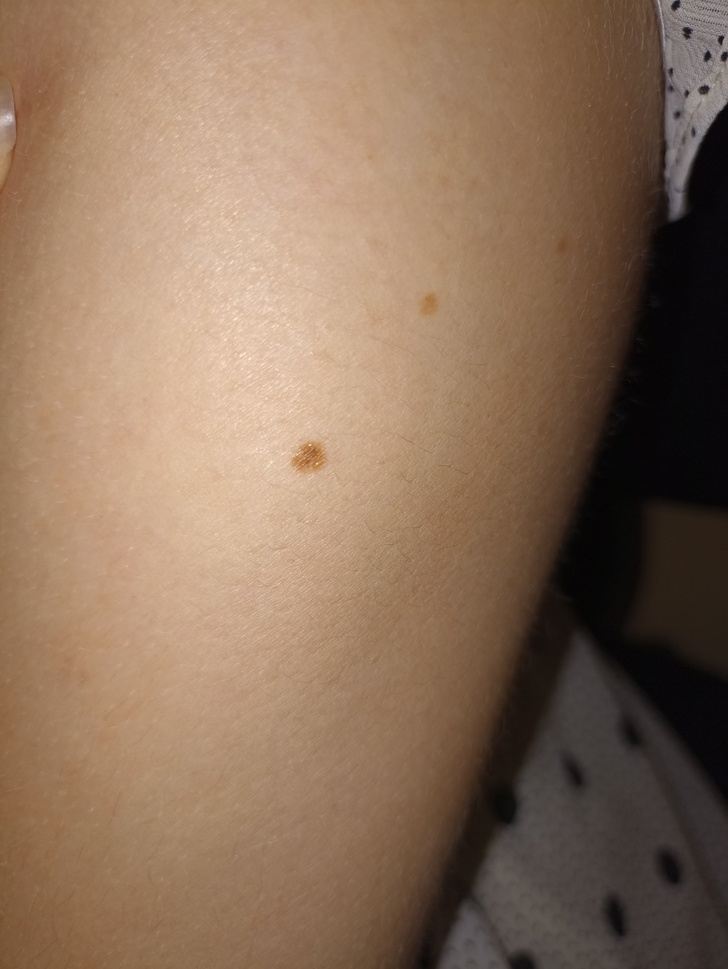
#> input picture hey.jpg, 728 x 969 px, shrunk from 3472 x 4624 before the run
$ jupyter execute --allow-errors traitement_image.ipynb   (shell and % lines are left out)
#> lines starting #> are read from the running program, lines starting #| are printed output that depends on the picture; after the words box and inside, x2 and y2 are one past the last pixel; in counts of white or black regions, pixels touching at a corner belong together
[cell 1]
import numpy as np
import matplotlib.pyplot as plt
from skimage import measure
from skimage.io import imread
from skimage.color import rgb2gray

# Load the image from your database
image = imread('hey.jpg')
#> image is the input picture: shape (969, 728, 3); mean R, G, B 139, 112.2, 90.6


image = rgb2gray(image)
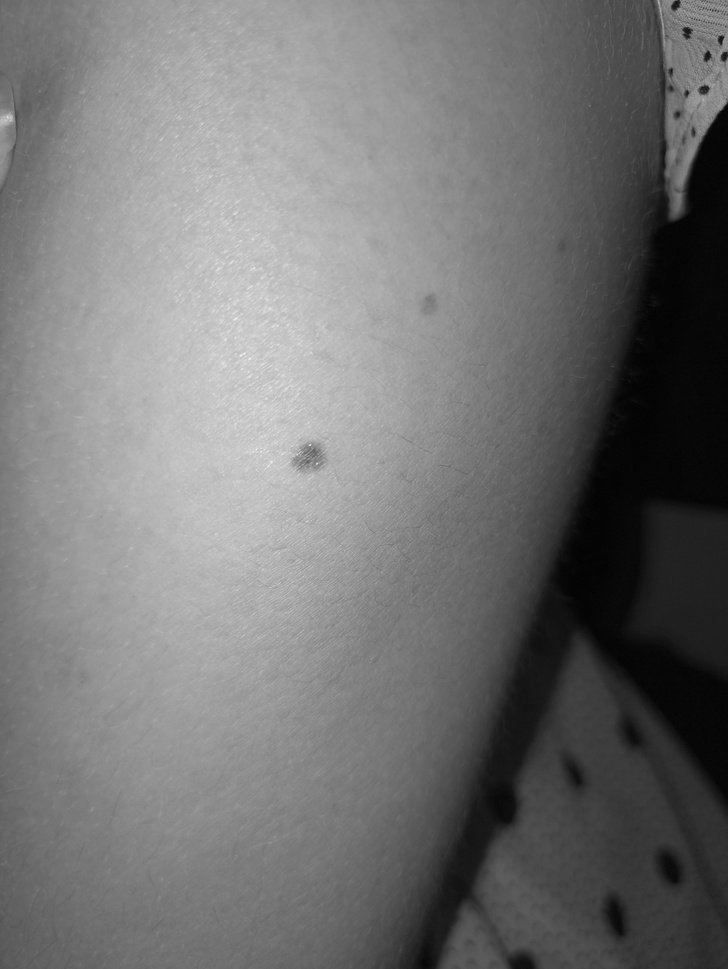
#> image: shape (969, 728) float64; min 0.00644, max 0.962, mean 0.456
contours = measure.find_contours(image, 0.8)
#> contours = 1092 point arrays, longest 165 points

# Display the image and plot all contours found
fig, ax = plt.subplots()
ax.imshow(image, cmap=plt.cm.gray)

for contour in contours:
    ax.plot(contour[:, 1], contour[:, 0], linewidth=2)

ax.axis('image')
ax.set_xticks([])
ax.set_yticks([])
plt.show()

[cell 2]
import matplotlib.pyplot as plt
from skimage import data
from skimage.filters import threshold_otsu

image = imread('premier.jpg')
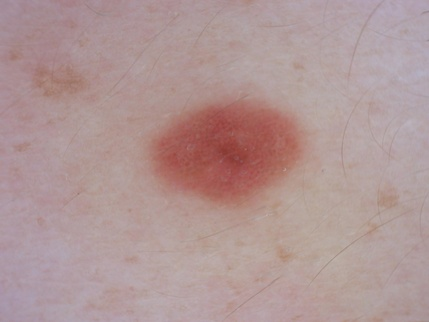
#> input picture premier.jpg, 429 x 322 px, shrunk from 2048 x 1536 before the run
#> image is the input picture: shape (322, 429, 3); mean R, G, B 175.9, 150.2, 149.5
image = rgb2gray(image)
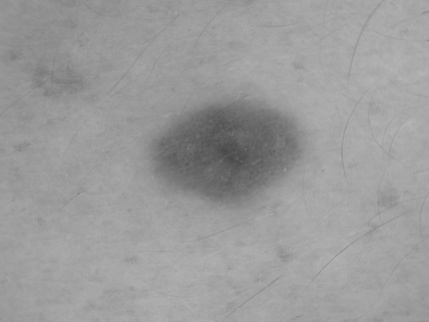
#> image: shape (322, 429) float64; min 0.287, max 0.716, mean 0.61
thresh = threshold_otsu(image)
#> thresh = 0.529
binary = image > thresh
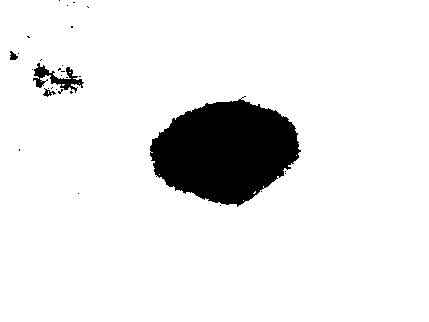
#> binary: shape (322, 429) bool; 91.3% white; 30 black regions (26 under 20 px), largest, box (x1, y1, x2, y2) and area: (150, 96, 301, 207) 11378, (33, 63, 84, 93) 539, (43, 88, 56, 97) 48, (10, 51, 18, 60) 47

fig, axes = plt.subplots(ncols=3, figsize=(8, 2.5))
ax = axes.ravel()
ax[0] = plt.subplot(1, 3, 1)
ax[1] = plt.subplot(1, 3, 2)
ax[2] = plt.subplot(1, 3, 3, sharex=ax[0], sharey=ax[0])

ax[0].imshow(image, cmap=plt.cm.gray)
ax[0].set_title('Original')
ax[0].axis('off')

ax[1].hist(image.ravel(), bins=256)
ax[1].set_title('Histogram')
ax[1].axvline(thresh, color='r')

ax[2].imshow(binary, cmap=plt.cm.gray)
ax[2].set_title('Thresholded')
ax[2].axis('off')

plt.show()
#> figure, not shown here; panel 2: tallest bar 3174 high, from x = 0.644 to 0.646

[cell 3]
import matplotlib.pyplot as plt
import matplotlib.patches as mpatches

from skimage import data
from skimage.filters import threshold_otsu
from skimage.segmentation import clear_border
from skimage.measure import label, regionprops
from skimage.morphology import closing, square
from skimage.color import label2rgb


# apply threshold
thresh = threshold_otsu(image)
bw = closing(image > thresh, square(3))
#> bw: shape (322, 429) bool; 91.5% white; 8 black regions (3 under 20 px), largest, box (x1, y1, x2, y2) and area: (150, 100, 299, 205) 11296, (51, 75, 82, 90) 197, (35, 67, 49, 78) 119, (36, 79, 43, 87) 47, (10, 53, 17, 60) 39

# remove artifacts connected to image border
cleared = clear_border(bw)
#> cleared: shape (322, 429) bool; every value is 0

# label image regions
label_image = label(cleared)
#> label_image: shape (322, 429) int32; every value is 0
# to make the background transparent, pass the value of `bg_label`,
# and leave `bg_color` as `None` and `kind` as `overlay`
image_label_overlay = label2rgb(label_image, image=image, bg_label=0)

fig, ax = plt.subplots(figsize=(10, 6))
ax.imshow(image_label_overlay)

for region in regionprops(label_image):
    # take regions with large enough areas
    if region.area >= 100:
        # draw rectangle around segmented coins
        minr, minc, maxr, maxc = region.bbox
        rect = mpatches.Rectangle((minc, minr), maxc - minc, maxr - minr,
                                  fill=False, edgecolor='red', linewidth=2)
        ax.add_patch(rect)
#> this loop made 0 passes

ax.set_axis_off()
plt.tight_layout()
plt.show()

#> (a cell that did not finish here is left out)

[cell 5]
import torch
import piq

#from DISTS_pytorch import DISTS


#> (the rest of this cell did not finish here and is left out)

[cell 6]
import numpy as np
import matplotlib.pyplot as plt
from numpy.linalg import svd
from PIL import Image
from ipywidgets import interact, interactive, interact_manual
import ipywidgets as widgets
from IPython.display import display
# replace images with the image you want to compress

def show_images(img_name):
    'It will show image in widgets'
    print("Loading...")
    plt.title("Image Name: "+img_name+"\n")
    plt.imshow(img_name)
    plt.axis('off')
    plt.show()

def compress_image(img_name, k):
#> called with img_name = 'hey.jpg', k = 100
    print("processing...")
    global text
    global compressed_image
    img = imread(img_name)

    r = img[:,:,0]
    g = img[:,:,1]
    b = img[:,:,2]
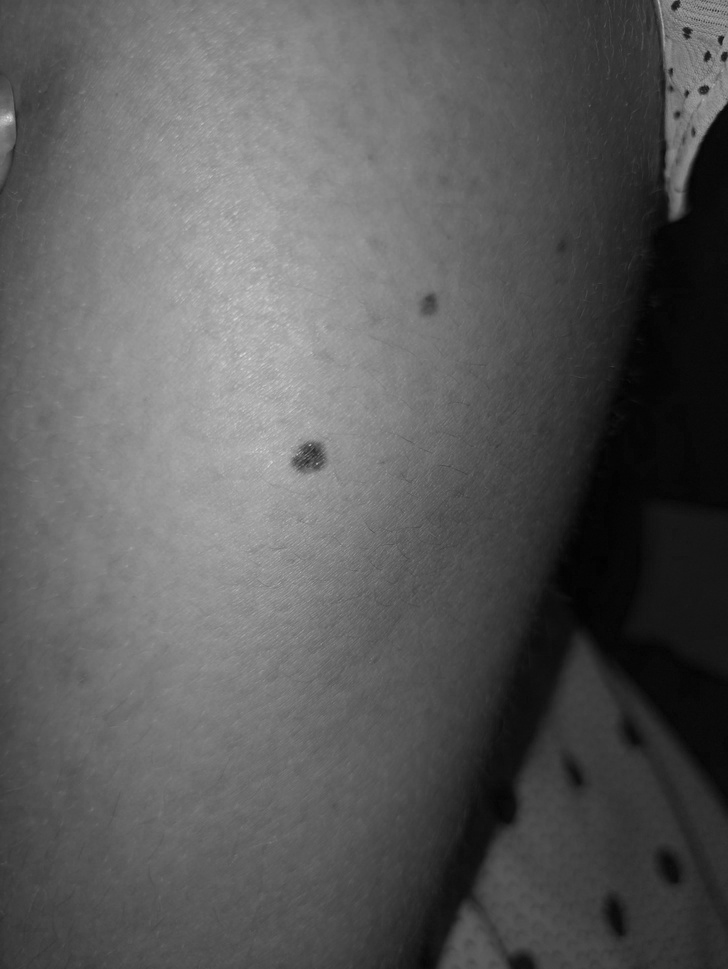
#> b: shape (969, 728); min 1, max 223, mean 90.6

    print("compressing...")
    ur,sr,vr = svd(r, full_matrices=False)
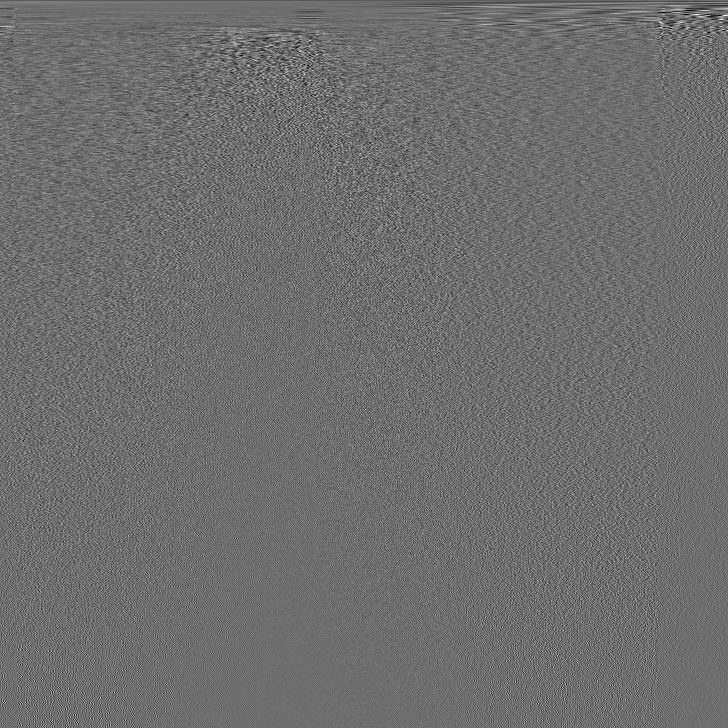
#> vr: shape (728, 728) float64; min -0.243, max 0.318, mean -6.07e-05; drawn with min black and max white
#> sr = 728 values, max 126748.4 at index 0, min 3.03 at index 727, mean 321.4
    ug,sg,vg = svd(g, full_matrices=False)
#> sg = 728 values, max 102997.2 at index 0, min 2.88 at index 727, mean 281.3
    ub,sb,vb = svd(b, full_matrices=False)
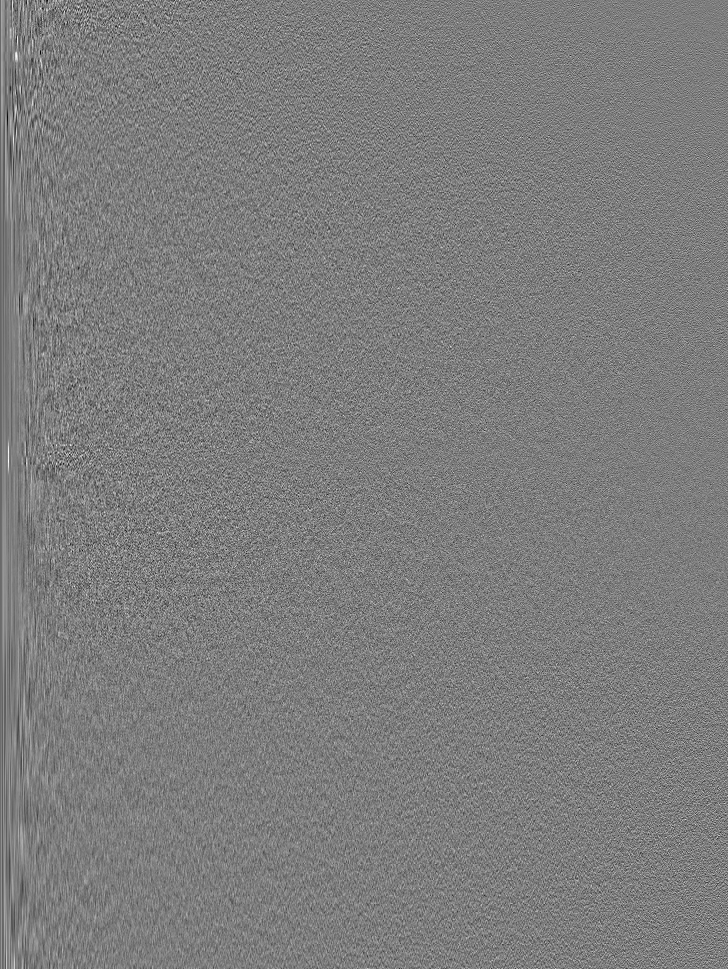
#> ub: shape (969, 728) float64; min -0.208, max 0.214, mean -3.88e-05; drawn with min black and max white
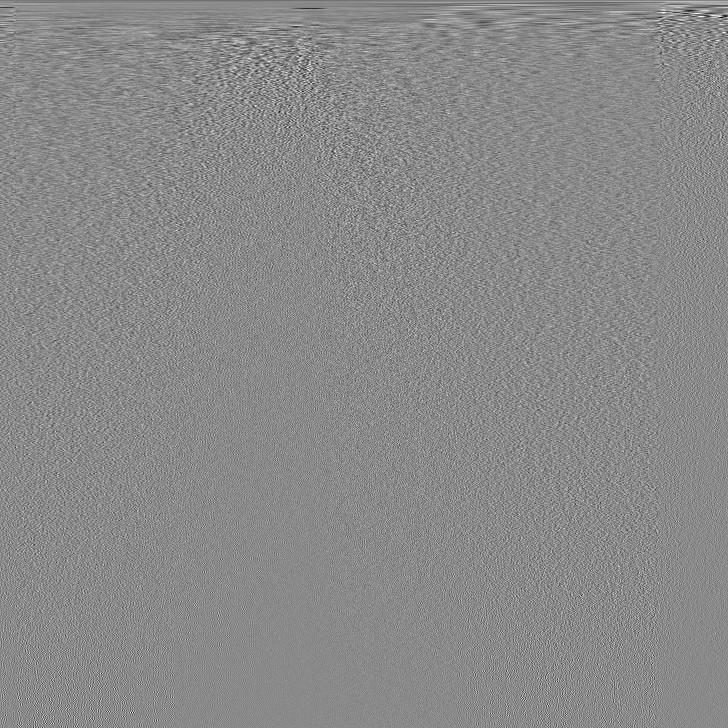
#> vb: shape (728, 728) float64; min -0.285, max 0.242, mean -2.3e-05; drawn with min black and max white
#> sb = 728 values, max 83569.1 at index 0, min 2.95 at index 727, mean 252.9

    rr = np.dot(ur[:,:k],np.dot(np.diag(sr[:k]), vr[:k,:]))
    rg = np.dot(ug[:,:k],np.dot(np.diag(sg[:k]), vg[:k,:]))
    rb = np.dot(ub[:,:k],np.dot(np.diag(sb[:k]), vb[:k,:]))

    print("arranging...")
    rimg = np.zeros(img.shape)
    rimg[:,:,0] = rr
    rimg[:,:,1] = rg
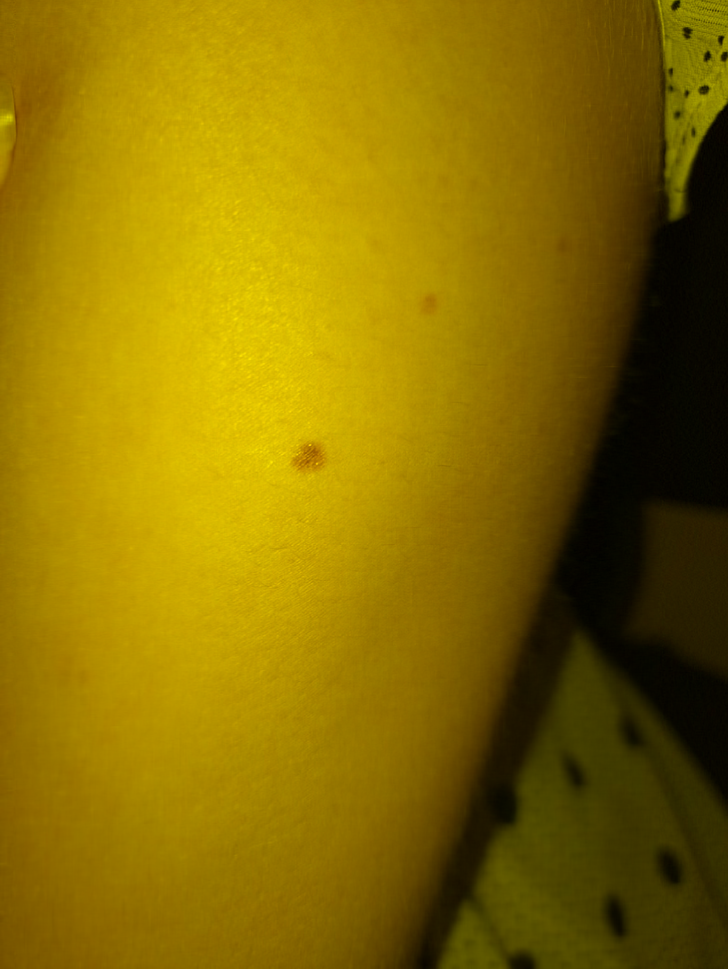
#> rimg: shape (969, 728, 3) float64; mean of channels 0, 1, 2 139, 112.2, 0; drawn with min black and max white
    rimg[:,:,2] = rb

    for ind1, row in enumerate(rimg):
        for ind2, col in enumerate(row):
            for ind3, value in enumerate(col):
                if value < 0:
                    rimg[ind1,ind2,ind3] = abs(value)
                if value > 255:
                    rimg[ind1,ind2,ind3] = 255

    compressed_image = rimg.astype(np.uint8)

    plt.title("Image Name: "+img_name+"\n")
    plt.imshow(compressed_image)
    plt.axis('off')
    plt.show()


    #compressed_image = Image.fromarray(compressed_image)


compress_image("hey.jpg", 100)
